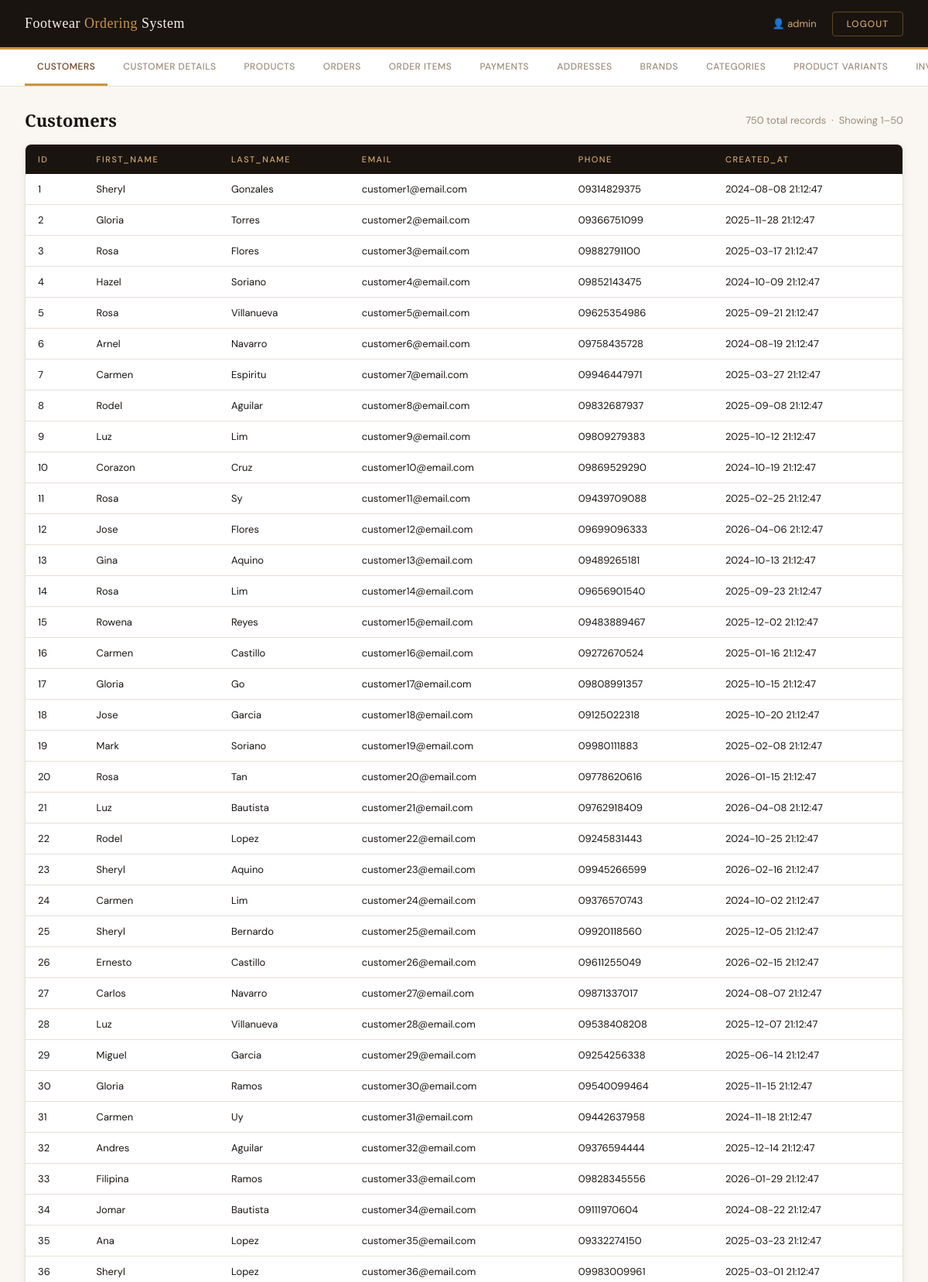
The app's page /view2.php (signed in, upper part) with its own data.
### tables this page shows
CREATE TABLE `customers` (
  `id` int(11) NOT NULL AUTO_INCREMENT,
  `first_name` varchar(80) NOT NULL,
  `last_name` varchar(80) NOT NULL,
  `email` varchar(150) NOT NULL,
  `phone` varchar(30) DEFAULT NULL,
  `created_at` timestamp NOT NULL DEFAULT current_timestamp(),
  PRIMARY KEY (`id`),
  UNIQUE KEY `email` (`email`)
);

### view2.php (the view, shortened to what this page needs)
<?php
$servername = getenv('MYSQLHOST')     ?: 'localhost';
$username   = getenv('MYSQLUSER')     ?: 'root';
$password   = getenv('MYSQLPASSWORD') ?: '';
$dbname     = getenv('MYSQLDATABASE') ?: 'footwear';
$port       = getenv('MYSQLPORT')     ?: 3306;
$conn = new mysqli($servername, $username, $password, $dbname, $port);
$table  = isset($_GET["table"]) ? $_GET["table"] : "customers";
$tables = ["customers","customer_details","products","orders","order_items",
           "payments","addresses","brands","categories",
           "product_variants","inventory","locations"];
$limit       = 50;
$page        = isset($_GET["page"]) ? (int)$_GET["page"] : 1;
$offset      = ($page - 1) * $limit;
$total_result = $conn->query("SELECT COUNT(*) AS total FROM $table");
$total_row    = $total_result->fetch_assoc();
$total        = $total_row["total"];
$result = $conn->query("SELECT * FROM $table LIMIT $limit OFFSET $offset");
?>
<!DOCTYPE html>
<html lang="en">
<head>
</head>
<body>
<header>
    <div class="header-brand">Footwear <span>Ordering</span> System</div>
    <div class="header-right">
        <span class="header-user">👤 <?= htmlspecialchars($_SESSION["username"]) ?></span>
        <a href="logout.php" class="btn-logout">Logout</a>
    </div>
</header>
<nav class="table-nav">
    <?php foreach ($tables as $t): ?>
        <a href="?table=<?= $t ?>" <?= $t === $table ? 'class="active"' : '' ?>>
            <?= ucfirst(str_replace('_', ' ', $t)) ?>
        </a>
    <?php endforeach; ?>
</nav>
<main>
    <div class="table-header">
        <h2 class="table-title"><?= ucfirst(str_replace('_', ' ', $table)) ?></h2>
        <span class="table-meta">
            <?= $total ?> total records &nbsp;·&nbsp;
            Showing <?= $offset + 1 ?>–<?= min($offset + $limit, $total) ?>
        </span>
    </div>
    <div class="table-wrapper">
        <?php if ($result && $result->num_rows > 0): ?>
        <table>
            <thead>
                <tr>
                    <?php
                    $fields = $result->fetch_fields();
                    foreach ($fields as $field) {
                        echo "<th>" . htmlspecialchars($field->name) . "</th>";
                    }
                    ?>
                </tr>
            </thead>
            <tbody>
                <?php while ($row = $result->fetch_assoc()): ?>
                <tr>
                    <?php foreach ($row as $value): ?>
                        <?php if (is_null($value)): ?>
                            <td class="null-val">NULL</td>
                        <?php else: ?>
                            <td title="<?= htmlspecialchars($value) ?>">
                                <?= htmlspecialchars($value) ?>
                            </td>
                        <?php endif; ?>
                    <?php endforeach; ?>
                </tr>
                <?php endwhile; ?>
            </tbody>
        </table>
        <?php endif; ?>
    </div>
</main>
</body>
</html>

### view2.php (style rules this page uses)
*, *::before, *::after { box-sizing: border-box; margin: 0; padding: 0; }
:root { --cream: #F5F0E8; --dark: #1A1410; --brown: #6B3F1F; --gold: #C8963E; --tan: #D4A96A; --light: #FAF7F2; --muted: #9C8B78; --border: #E8DFD3; }
body { font-family: 'DM Sans', sans-serif; background: var(--light); color: var(--dark); min-height: 100vh; }
header { background: var(--dark); padding: 0 32px; display: flex; align-items: center; justify-content: space-between; height: 64px; position: sticky; top: 0; z-index: 100; border-bottom: 3px solid var(--gold); }
.header-brand { font-family: 'Playfair Display', serif; font-size: 18px; color: var(--cream); letter-spacing: 0.5px; }
.header-brand span { color: var(--gold); }
.header-right { display: flex; align-items: center; gap: 20px; }
.header-user { font-size: 13px; color: var(--tan); }
.btn-logout { padding: 7px 18px; background: transparent; border: 1.5px solid rgba(200,150,62,0.4); border-radius: 4px; color: var(--tan); font-family: 'DM Sans', sans-serif; font-size: 12px; font-weight: 500; letter-spacing: 1px; text-decoration: none; text-transform: uppercase; transition: all 0.2s; }
.table-nav { background: #fff; border-bottom: 1px solid var(--border); padding: 0 32px; display: flex; gap: 4px; overflow-x: auto; }
.table-nav a { display: inline-block; padding: 14px 16px; font-size: 12px; font-weight: 500; letter-spacing: 0.5px; text-transform: uppercase; color: var(--muted); text-decoration: none; border-bottom: 3px solid transparent; white-space: nowrap; transition: all 0.2s; }
.table-nav a.active { color: var(--brown); border-bottom-color: var(--gold); }
main { padding: 28px 32px; }
.table-header { display: flex; align-items: center; justify-content: space-between; margin-bottom: 16px; }
.table-title { font-family: 'Playfair Display', serif; font-size: 22px; color: var(--dark); }
.table-meta { font-size: 13px; color: var(--muted); }
.table-wrapper { background: #fff; border: 1px solid var(--border); border-radius: 8px; overflow: auto; box-shadow: 0 2px 12px rgba(26,20,16,0.06); }
table { width: 100%; border-collapse: collapse; font-size: 13px; }
thead tr { background: var(--dark); }
thead th { padding: 12px 16px; text-align: left; color: var(--tan); font-weight: 500; font-size: 11px; letter-spacing: 1.5px; text-transform: uppercase; white-space: nowrap; }
tbody tr { border-bottom: 1px solid var(--border); transition: background 0.15s; }
tbody td { padding: 11px 16px; color: var(--dark); white-space: nowrap; max-width: 220px; overflow: hidden; text-overflow: ellipsis; }

### records on screen
customers: id "1", first_name "Sheryl", last_name "Gonzales", email "customer1@email.com", phone "09314829375", created_at "2024-08-08 21:12:47"
customers: id "2", first_name "Gloria", last_name "Torres", email "customer2@email.com", phone "09366751099", created_at "2025-11-28 21:12:47"
customers: id "3", first_name "Rosa", last_name "Flores", email "customer3@email.com", phone "09882791100", created_at "2025-03-17 21:12:47"
customers: id "4", first_name "Hazel", last_name "Soriano", email "customer4@email.com", phone "09852143475", created_at "2024-10-09 21:12:47"
customers: id "5", first_name "Rosa", last_name "Villanueva", email "customer5@email.com", phone "09625354986", created_at "2025-09-21 21:12:47"
customers: id "6", first_name "Arnel", last_name "Navarro", email "customer6@email.com", phone "09758435728", created_at "2024-08-19 21:12:47"
customers: id "7", first_name "Carmen", last_name "Espiritu", email "customer7@email.com", phone "09946447971", created_at "2025-03-27 21:12:47"
customers: id "8", first_name "Rodel", last_name "Aguilar", email "customer8@email.com", phone "09832687937", created_at "2025-09-08 21:12:47"
customers: id "9", first_name "Luz", last_name "Lim", email "customer9@email.com", phone "09809279383", created_at "2025-10-12 21:12:47"
customers: id "10", first_name "Corazon", last_name "Cruz", email "customer10@email.com", phone "09869529290", created_at "2024-10-19 21:12:47"
customers: id "11", first_name "Rosa", last_name "Sy", email "customer11@email.com", phone "09439709088", created_at "2025-02-25 21:12:47"
customers: id "12", first_name "Jose", last_name "Flores", email "customer12@email.com", phone "09699096333", created_at "2026-04-06 21:12:47"
customers: id "13", first_name "Gina", last_name "Aquino", email "customer13@email.com", phone "09489265181", created_at "2024-10-13 21:12:47"
customers: id "14", first_name "Rosa", last_name "Lim", email "customer14@email.com", phone "09656901540", created_at "2025-09-23 21:12:47"
customers: id "15", first_name "Rowena", last_name "Reyes", email "customer15@email.com", phone "09483889467", created_at "2025-12-02 21:12:47"
customers: id "16", first_name "Carmen", last_name "Castillo", email "customer16@email.com", phone "09272670524", created_at "2025-01-16 21:12:47"
customers: id "17", first_name "Gloria", last_name "Go", email "customer17@email.com", phone "09808991357", created_at "2025-10-15 21:12:47"
customers: id "18", first_name "Jose", last_name "Garcia", email "customer18@email.com", phone "09125022318", created_at "2025-10-20 21:12:47"
customers: id "19", first_name "Mark", last_name "Soriano", email "customer19@email.com", phone "09980111883", created_at "2025-02-08 21:12:47"
customers: id "20", first_name "Rosa", last_name "Tan", email "customer20@email.com", phone "09778620616", created_at "2026-01-15 21:12:47"
customers: id "21", first_name "Luz", last_name "Bautista", email "customer21@email.com", phone "09762918409", created_at "2026-04-08 21:12:47"
customers: id "22", first_name "Rodel", last_name "Lopez", email "customer22@email.com", phone "09245831443", created_at "2024-10-25 21:12:47"
customers: id "23", first_name "Sheryl", last_name "Aquino", email "customer23@email.com", phone "09945266599", created_at "2026-02-16 21:12:47"
customers: id "24", first_name "Carmen", last_name "Lim", email "customer24@email.com", phone "09376570743", created_at "2024-10-02 21:12:47"
customers: id "25", first_name "Sheryl", last_name "Bernardo", email "customer25@email.com", phone "09920118560", created_at "2025-12-05 21:12:47"
customers: id "26", first_name "Ernesto", last_name "Castillo", email "customer26@email.com", phone "09611255049", created_at "2026-02-15 21:12:47"
customers: id "27", first_name "Carlos", last_name "Navarro", email "customer27@email.com", phone "09871337017", created_at "2024-08-07 21:12:47"
customers: id "28", first_name "Luz", last_name "Villanueva", email "customer28@email.com", phone "09538408208", created_at "2025-12-07 21:12:47"
customers: id "29", first_name "Miguel", last_name "Garcia", email "customer29@email.com", phone "09254256338", created_at "2025-06-14 21:12:47"
customers: id "30", first_name "Gloria", last_name "Ramos", email "customer30@email.com", phone "09540099464", created_at "2025-11-15 21:12:47"
customers: id "31", first_name "Carmen", last_name "Uy", email "customer31@email.com", phone "09442637958", created_at "2024-11-18 21:12:47"
customers: id "32", first_name "Andres", last_name "Aguilar", email "customer32@email.com", phone "09376594444", created_at "2025-12-14 21:12:47"
customers: id "33", first_name "Filipina", last_name "Ramos", email "customer33@email.com", phone "09828345556", created_at "2026-01-29 21:12:47"
customers: id "34", first_name "Jomar", last_name "Bautista", email "customer34@email.com", phone "09111970604", created_at "2024-08-22 21:12:47"
customers: id "35", first_name "Ana", last_name "Lopez", email "customer35@email.com", phone "09332274150", created_at "2025-03-23 21:12:47"
customers: id "36", first_name "Sheryl", last_name "Lopez", email "customer36@email.com", phone "09983009961", created_at "2025-03-01 21:12:47"

### other values on screen
$_SESSION["username"] "admin"
str_replace('_', ' ', $t) "CUSTOMERS"
str_replace('_', ' ', $t) "CUSTOMER DETAILS"
str_replace('_', ' ', $t) "PRODUCTS"
str_replace('_', ' ', $t) "ORDERS"
str_replace('_', ' ', $t) "ORDER ITEMS"
str_replace('_', ' ', $t) "PAYMENTS"
str_replace('_', ' ', $t) "ADDRESSES"
str_replace('_', ' ', $t) "BRANDS"
str_replace('_', ' ', $t) "CATEGORIES"
str_replace('_', ' ', $t) "PRODUCT VARIANTS"
str_replace('_', ' ', $table) "Customers"
$total "750"
$offset + 1 "1"
min($offset + $limit, $total) "50"
